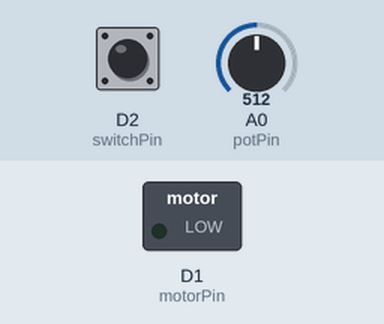
Simulated run of this sketch. Board: ESP8266 (NodeMCU). Shown: switched loads named in the sketch (green lamp = pin HIGH). Dashed ring = blinking. The test bench sets the inputs (shaded band); at power-on: D2 (switchPin) HIGH, A0 (potPin) = 512.

Above: at 1.2 s.
1.3 s: D2 (switchPin) pulled LOW for 0.15 s
At 2.0 s:
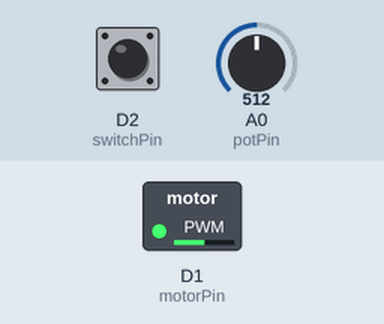
2.9 s: D2 (switchPin) pulled LOW for 3.2 s
At 3.06 s:
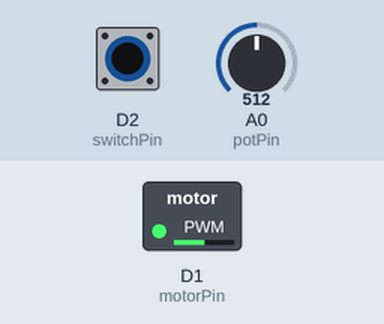
Timing chart, 0 to 7.6 s (numbered marks = the images above; inputs shaded):
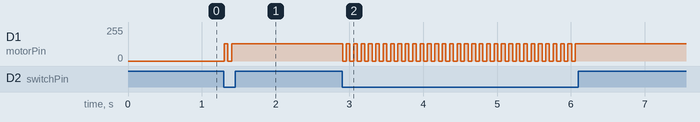

Measured:
- after the input at 1.3 s, D1 (motorPin): 0/255 → 128/255 at once
- after the input at 2.9 s, D1 (motorPin): alternates 128/255 for 0.05 s and 0/255 for 0.05 s, 64 changes in all, then stays 128/255, starting at once

The sketch:

watchwinder_controller_ESP8266.ino
```cpp
const int motorPin = D1;   // PWM-enabled pin for motor control, change to your desired pin
const int potPin = A0;    // analog input pin for potentiometer
const int switchPin = D2; // digital input pin for on/off switch, change to your desired pin
int speed = 0;            // initial motor speed
int potValue = 0;         // potentiometer reading
bool isSwitchOn = false;  // flag to track switch status
bool isMotorRunning = false;   // flag to track motor operation status

unsigned long lastSwitchTime = 0;   // last time the switch was toggled
const unsigned long debounceDelay = 50;   // debounce delay in milliseconds

unsigned long motorStartTime = 0;   // start time of motor operation
unsigned long motorRunTime = 60 * 60 * 1000;   // motor run time in milliseconds (60 minutes)
unsigned long motorStopTime = motorStartTime + motorRunTime;   // stop time of motor operation
unsigned long motorCooldownTime = 120 * 60 * 1000;   // motor cooldown time in milliseconds (120 minutes)

void setup() {
  pinMode(motorPin, OUTPUT);
  pinMode(potPin, INPUT);
  pinMode(switchPin, INPUT_PULLUP);
}

void loop() {
  // check if the switch has been toggled
  if (millis() - lastSwitchTime >= debounceDelay) {
    if (digitalRead(switchPin) == LOW) {
      isSwitchOn = !isSwitchOn;
    }
    lastSwitchTime = millis();
  }

  // check if the motor should be running
  if (isSwitchOn && millis() >= motorStopTime && isMotorRunning) {
    // stop the motor if the run time has elapsed
    analogWrite(motorPin, 0);
    isMotorRunning = false;
    motorStartTime = millis();
    motorStopTime = motorStartTime + motorCooldownTime;
  } else if (isSwitchOn && millis() >= motorStartTime && !isMotorRunning) {
    // start the motor if the cooldown time has elapsed
    potValue = analogRead(potPin);
    speed = map(potValue, 0, 1023, 0, 255);
    analogWrite(motorPin, speed);
    isMotorRunning = true;
    motorStartTime = millis();
    motorStopTime = motorStartTime + motorRunTime;
  } else if (!isSwitchOn && isMotorRunning) {
    // stop the motor if the switch is turned off
    analogWrite(motorPin, 0);
    isMotorRunning = false;
  }
}
```
